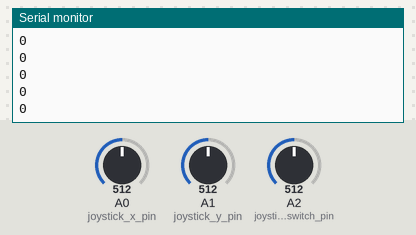
Recording of a sketch running on a simulated Arduino Uno, built with avr-gcc and run on an emulated ATmega328P. On the bench: the last lines printed to the serial monitor. The test bench sets the inputs (shaded band); at power-on: A0 (joystick_x_pin) = 512, A1 (joystick_y_pin) = 512, A2 (joystick_switch_pin) = 512. No radio packets arrive unless stated.

Above: at 1.2 s.
1.3 s: A0 (joystick_x_pin) set to 716
At 1.8 s:
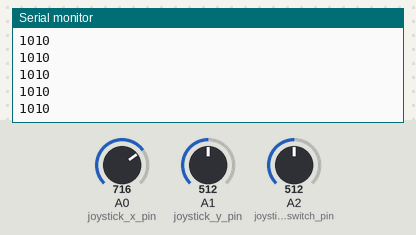
2.8 s: A1 (joystick_y_pin) set to 716
At 3.5 s:
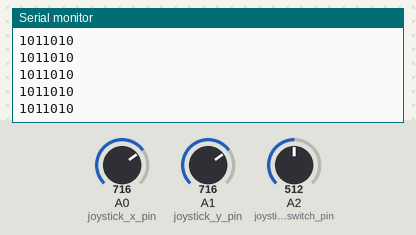
4.3 s: A2 (joystick_switch_pin) set to 50
At 4.8 s:
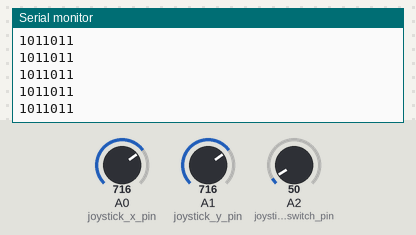
5.8 s: A0 (joystick_x_pin) set to 900
At 6.6 s:
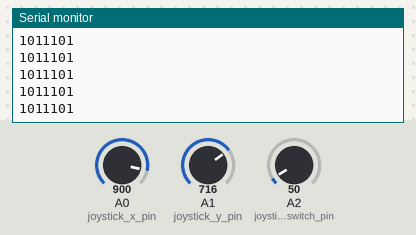
7.3 s: A2 (joystick_switch_pin) set to 70
At 8.2 s:
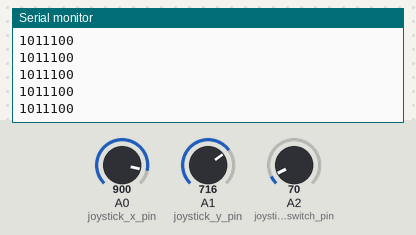
8.8 s: A1 (joystick_y_pin) set to 900
At 9.7 s:
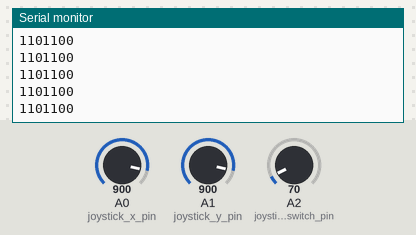
Timing chart, 0 to 11.3 s (numbered marks = the images above; inputs shaded):
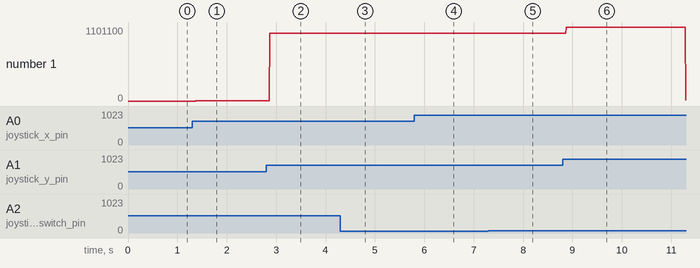

Measured:
- after the input at 1.3 s, the serial monitor: prints a new line after 0.07 s (image 1)
- after the input at 2.8 s, the serial monitor: prints a new line after 0.07 s (image 2)
- after the input at 4.3 s, the serial monitor: prints a new line after 0.07 s (image 3)
- after the input at 5.8 s, the serial monitor: prints a new line after 0.08 s (image 4)
- after the input at 7.3 s, the serial monitor: prints a new line after 0.07 s (image 5)
- after the input at 8.8 s, the serial monitor: prints a new line after 0.07 s (image 6)
- plotted number 1: 0 → 1010 after the input at 1.3 s, 1010 → 1011010 after the input at 2.8 s, 1011010 → 1011011 after the input at 4.3 s, 1011011 → 1011101 after the input at 5.8 s, 1011101 → 1011100 after the input at 7.3 s

The sketch:

tx.ino
```cpp
#include  <SPI.h>
#include "nRF24L01.h"
#include "RF24.h"     //Modül ile ilgili kütüphaneleri ekliyoruz
RF24 verici(9,10);     //kütüphane tarafından kullanılacak pinleri tanımlıyoruz (CE,CSN)
const uint64_t kanal = 0xE8E8F0F0E1LL; //kanalı tanımlıyoruz
int joystick_x_pin = A0;
 int joystick_y_pin = A1;
 int joystick_switch_pin = A2;
 int joystick_x=0;
 int joystick_y=0;
 int joystick_switch = 0;
 int message[1] ;

 int command = 0;
 int x_direction = 0;
 int y_direction = 0;
 int x_move = 0;
 int y_move = 0;
 bool shoot = false;
void setup(void)
{
 verici.begin();       //nrf yi başlatıyoruz
 verici.openWritingPipe(kanal);  //kanal id sı tanımlanıyor
 Serial.begin(9600);
}
void loop(void)
{
     //Reading commands from joystick
     joystick_x = analogRead(joystick_x_pin)-512;
     joystick_y = analogRead(joystick_y_pin)-512;
     joystick_switch = analogRead(joystick_switch_pin);

     shoot = (joystick_switch<60);
     x_direction = (joystick_x > 50);
     y_direction = joystick_y > 50;
     x_move = (abs(joystick_x)+130)/210;
     y_move = (abs(joystick_y)+130)/210;

     command = ((int)shoot) + ((int)x_direction)*8 + (int(y_direction))*64 + x_move*2 + y_move*16;
     message[0] = command;

//       if(joystick_y>450){
//
//            message[0]=2;
//           // Serial.println(joystick_x);
//          }
//       else if (joystick_y<-450){
//            message[0]=1;
//             // Serial.println(joystick_x);
//              }
//       else if (joystick_x>450){
//                message[0] = 8;
//               //Serial.println(joystick_y);
//              }
//        else if (joystick_x<-450){
//                message[0]=4;
//                //Serial.println(joystick_y);
//               }
//        else if  (joystick_switch<50) {
//               message[0]=16;
//                }
//
//        else if (joystick_y<450 && joystick_y>100) {
//                message[0]=32;
//
//          }
//          else if (joystick_y<-100 && joystick_y>-450) {
//                message[0]=64;
//
//          }
//
//           else if (joystick_x>100 && joystick_x<450){
//                message[0] = 9;
//
//              }
//        else if (joystick_x<-100 && joystick_x>-450){
//                message[0]=5;
//                //Serial.println(joystick_y);
//               }


//
//        else  {
//               message[0]=B00000000;
//              }
//               delay(100);

 verici.write(message, 1);   //mesaj değişkeni yollanıyor
 Serial.println(message[0],BIN);
 }
```
